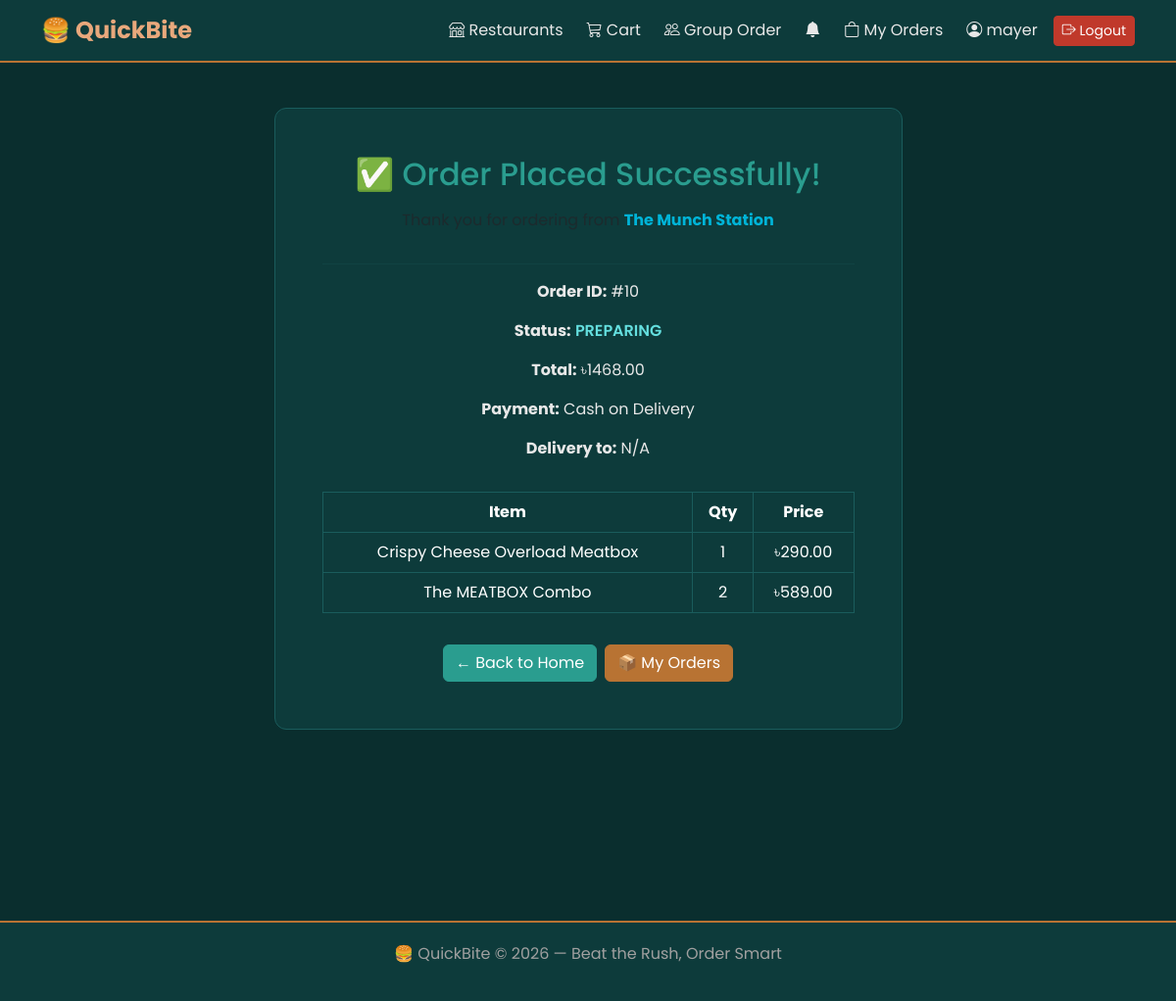
The app's page /orders/success/10/ (signed in) with its own data.
### accounts/models.py (models this page shows, shortened)
class User(AbstractUser):
    is_customer = models.BooleanField(default=True)
    is_restaurant_owner = models.BooleanField(default=False)
    phone_number = models.CharField(max_length=15, blank=True, null=True)
    address = models.TextField(blank=True, null=True)
    allergies = models.TextField(blank=True, null=True)
    profile_picture = models.ImageField(
        upload_to='profile_pictures/',
        blank=True,
        null=True
    )

### orders/models.py (models this page shows, shortened)
class Order(models.Model):
    PAYMENT_CHOICES = [
        ('COD', 'Cash on Delivery'),
        ('BKASH', 'Bkash'),
        ('NAGAD', 'Nagad'),
    ]
    STATUS_CHOICES = [
        ('PENDING',    'Order Placed'),
        ('CONFIRMED',  'Confirmed'),
        ('PREPARING',  'Preparing'),
        ('ON_THE_WAY', 'On the Way'),
        ('DELIVERED',  'Delivered'),
        ('CANCELED',   'Canceled'),
    ]
    restaurant = models.ForeignKey(
        Restaurant, on_delete=models.SET_NULL,
        null=True, related_name='orders'
    )
    user = models.ForeignKey(
        settings.AUTH_USER_MODEL,
        on_delete=models.CASCADE
    )
    status = models.CharField(
        max_length=20,
        choices=STATUS_CHOICES,
        default='PENDING'
    )
    total_price = models.DecimalField(
        max_digits=10, decimal_places=2, default=0
    )
    delivery_charge = models.DecimalField(
        max_digits=6, decimal_places=2, default=0
    )
    is_paid = models.BooleanField(default=False)
    created_at = models.DateTimeField(auto_now_add=True)
    payment_method = models.CharField(
        max_length=10,
        choices=PAYMENT_CHOICES,
        default='COD'
    )
    customer_phone = models.CharField(max_length=15)
    customer_address = models.TextField()

class OrderItem(models.Model):
    order = models.ForeignKey(
        Order, on_delete=models.CASCADE,
        related_name='items'
    )
    menu_item = models.ForeignKey(
        MenuItem, on_delete=models.CASCADE
    )
    quantity = models.PositiveIntegerField(default=1)
    price = models.DecimalField(max_digits=8, decimal_places=2)

### restaurants/models.py (models this page shows, shortened)
class Restaurant(models.Model):
    owner = models.OneToOneField(
        settings.AUTH_USER_MODEL,
        on_delete=models.CASCADE,
        related_name='restaurant'
    )
    name = models.CharField(max_length=100)
    description = models.TextField()
    image = models.ImageField(upload_to='restaurant_images/', blank=True, null=True)
    address = models.CharField(max_length=255)
    phone = models.CharField(max_length=15, blank=True, null=True)
    opening_time = models.TimeField(blank=True, null=True)
    closing_time = models.TimeField(blank=True, null=True)
    is_active = models.BooleanField(default=True)

class MenuItem(models.Model):
    restaurant = models.ForeignKey(
        Restaurant,
        on_delete=models.CASCADE,
        related_name='menu_items'
    )
    name = models.CharField(max_length=100)
    description = models.TextField(blank=True)
    image = models.ImageField(upload_to='menu_item_images/', blank=True, null=True)
    price = models.DecimalField(max_digits=8, decimal_places=2)
    ingredients = models.TextField(blank=True, null=True)
    is_available = models.BooleanField(default=True)

### orders/views.py (the view)
# urls.py: path('success/<int:order_id>/', views.order_success, name='order_success'),
@login_required
def order_success(request, order_id):
    order = get_object_or_404(Order, id=order_id, user=request.user)
    return render(request, 'orders/order_success.html', {'order': order})

### orders/views.py (called while the page is built)
def notification_count(request):
    if request.user.is_authenticated:
        count = request.user.notifications.filter(is_read=False).count()
        return {'unread_notifications': count}
    return {'unread_notifications': 0}

### templates/orders/order_success.html (shortened to what this page needs)
{% extends 'base.html' %}
{% block content %}
<div class="row justify-content-center">
    <div class="col-md-7 text-center">
        <div class="card p-5">
            <h2 style="color:#2a9d8f;">✅ Order Placed Successfully!</h2>
            <p class="mt-2 text-muted">Thank you for ordering from
                <strong style="color:#00b4d8;">{{ order.restaurant.name }}</strong>
            </p>
            <hr style="border-color:#415a77;">
            <p><strong>Order ID:</strong> #{{ order.id }}</p>
            <p><strong>Status:</strong>
                <span class="status-{{ order.status }}">{{ order.status }}</span>
            </p>
            <p><strong>Total:</strong> ৳{{ order.total_price }}</p>
            <p><strong>Payment:</strong> {{ order.get_payment_method_display }}</p>
            <p><strong>Delivery to:</strong> {{ order.customer_address }}</p>
            <table class="table table-dark table-bordered mt-3">
                <thead>
                    <tr><th>Item</th><th>Qty</th><th>Price</th></tr>
                </thead>
                <tbody>
                    {% for item in order.items.all %}
                    <tr>
                        <td>{{ item.menu_item.name }}</td>
                        <td>{{ item.quantity }}</td>
                        <td>৳{{ item.price }}</td>
                    </tr>
                    {% endfor %}
                </tbody>
            </table>
            <div class="d-flex gap-2 justify-content-center mt-3">
                <a href="{% url 'home' %}" class="btn btn-primary">← Back to Home</a>
                <a href="{% url 'orders:my_orders' %}" class="btn btn-success">📦 My Orders</a>
            </div>
        </div>
    </div>
</div>
{% endblock %}

### templates/base.html (shortened to what this page needs)
<!DOCTYPE html>
<html lang="en">
<head>
    <link href="https://cdn.jsdelivr.net/npm/bootstrap@5.3.0/dist/css/bootstrap.min.css" rel="stylesheet">
    <link href="https://cdn.jsdelivr.net/npm/bootstrap-icons@1.10.5/font/bootstrap-icons.css" rel="stylesheet">
</head>
<body>
<nav class="navbar navbar-expand-lg navbar-dark">
    <div class="container">
        <a class="navbar-brand" href="{% url 'home' %}">
            🍔 QuickBite
        </a>
        <div class="collapse navbar-collapse" id="navbarNav">
            <ul class="navbar-nav ms-auto align-items-center gap-2">
                <li class="nav-item">
                    <a class="nav-link" href="{% url 'home' %}">
                        <i class="bi bi-shop"></i> Restaurants
                    </a>
                </li>
                <li class="nav-item">
                    <a class="nav-link" href="{% url 'orders:view_cart' %}">
                        <i class="bi bi-cart3"></i> Cart
                    </a>
                </li>
                <li class="nav-item">
                    <a class="nav-link" href="{% url 'group_order:group_list' %}">
                        <i class="bi bi-people"></i> Group Order
                    </a>
                </li>
                {% if user.is_authenticated %}
                <li class="nav-item">
                    <a class="nav-link position-relative"
                       href="{% url 'orders:notifications' %}">
                        <i class="bi bi-bell-fill"
                           style="color:{% if unread_notifications > 0 %}#b87333{% else %}#e8e8e8{% endif %};">
                        </i>
                    </a>
                </li>
                    <li class="nav-item">
                        <a class="nav-link" href="{% url 'orders:my_orders' %}">
                            <i class="bi bi-bag"></i> My Orders
                        </a>
                    </li>
                    <li class="nav-item">
                        <a class="nav-link" href="{% url 'accounts:profile' %}">
                            <i class="bi bi-person-circle"></i>
                            {{ user.first_name|default:user.username }}
                        </a>
                    </li>
                    <li class="nav-item">
                        <form method="post" action="{% url 'accounts:logout' %}">
                            <button type="submit" class="btn btn-sm btn-danger">
                                <i class="bi bi-box-arrow-right"></i> Logout
                            </button>
                        </form>
                    </li>
                {% endif %}
            </ul>
        </div>
    </div>
</nav>
<div class="page-wrapper">
    <div class="container">
        {% block content %}
        {% endblock %}
    </div>
</div>
<div class="footer">
    <p>🍔 QuickBite &copy; 2026 — Beat the Rush, Order Smart</p>
</div>
</body>
</html>

### templates/base.html (style rules this page uses)
:root { --teal-dark: #0a2e2e; --teal-mid: #0d3b3b; --teal-light: #1a5c5c; --teal-accent: #2a9d8f; --copper: #b87333; --copper-light: #d4956a; --copper-bright:#e8a87c; --grey-white: #e8e8e8; --grey-mid: #a0a0a0; --grey-dark: #4a4a4a; --danger: #c0392b; }
body { font-family: 'Poppins', sans-serif; background-color: var(--teal-dark); color: var(--grey-white); }
.navbar { background-color: var(--teal-mid) !important; border-bottom: 2px solid var(--copper); }
.navbar-brand { color: var(--copper-bright) !important; font-weight: 700; font-size: 1.5rem; }
.nav-link { color: var(--grey-white) !important; }
.card { background-color: var(--teal-mid); border: 1px solid var(--teal-light); border-radius: 12px; color: var(--grey-white); }
.btn-primary { background-color: var(--teal-accent); border-color: var(--teal-accent); color: white; }
.btn-success { background-color: var(--copper); border-color: var(--copper); color: white; }
.btn-danger { background-color: var(--danger); border-color: var(--danger); }
.table-dark { --bs-table-bg: var(--teal-mid); --bs-table-border-color: var(--teal-light); }
.page-wrapper { min-height: 100vh; padding: 30px 0; }
.footer { background-color: var(--teal-mid); border-top: 2px solid var(--copper); padding: 20px 0; text-align: center; color: var(--grey-mid); margin-top: 60px; }
.status-PREPARING { color: #64dfdf; font-weight: 600; }
hr { border-color: var(--teal-light) !important; }

### records on screen
User: first_name "mayer"
Order: restaurant.name "The Munch Station", id "10", status "PREPARING", total_price "1468.00", payment_method "Cash on Delivery", customer_address "N/A"
OrderItem: menu_item.name "Crispy Cheese Overload Meatbox", quantity "1", price "290.00"
OrderItem: menu_item.name "The MEATBOX Combo", quantity "2", price "589.00"
